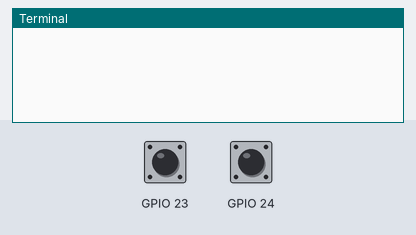
Bench run of a program on a simulated Raspberry Pi (BCM pin numbers). On the bench: the last lines printed to the terminal. The test bench sets the inputs (shaded band); at power-on: GPIO 23 LOW, GPIO 24 HIGH.

Above: at 1.2 s.
1.3 s: GPIO 23 pulled HIGH for 0.15 s
At 2.6 s:
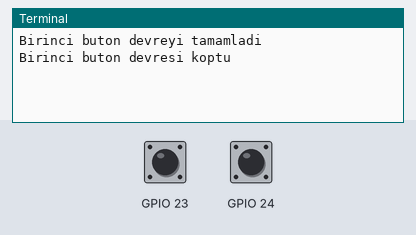
2.9 s: GPIO 24 pulled LOW for 0.15 s
At 3.8 s:
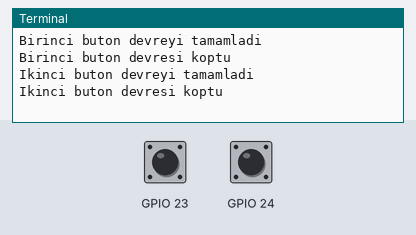

The program:

04_python3.py
```python
#!/usr/bin/env python
# -*- coding: utf-8 -*-
import RPi.GPIO as GPIO
GPIO.setmode(GPIO.BCM)
GPIO.setup(23, GPIO.IN, pull_up_down = GPIO.PUD_DOWN)
GPIO.setup(24, GPIO.IN, pull_up_down = GPIO.PUD_UP)

while True:
	GPIO.wait_for_edge(23, GPIO.RISING)
	print("Birinci buton devreyi tamamladi")
	GPIO.wait_for_edge(23, GPIO.FALLING)
	print("Birinci buton devresi koptu")

	GPIO.wait_for_edge(24, GPIO.FALLING)
	print("Ikinci buton devreyi tamamladi")
	GPIO.wait_for_edge(24, GPIO.RISING)
	print("Ikinci buton devresi koptu")

GPIO.cleanup()
```

Measured:
- after the input at 1.3 s, the terminal: prints a new line at once (image 1)
- after the input at 2.9 s, the terminal: prints a new line at once (image 2)
